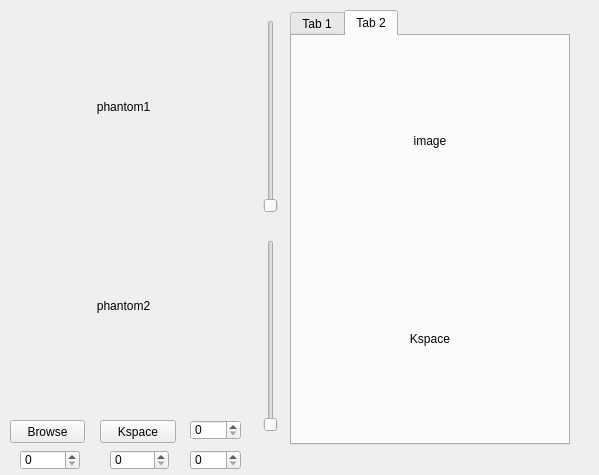
<?xml version="1.0" encoding="UTF-8"?>
<ui version="4.0">
 <class>Form</class>
 <widget class="QWidget" name="Form">
  <property name="geometry">
   <rect>
    <x>0</x>
    <y>0</y>
    <width>599</width>
    <height>475</height>
   </rect>
  </property>
  <property name="windowTitle">
   <string>Form</string>
  </property>
  <widget class="QLabel" name="phantom1">
   <property name="geometry">
    <rect>
     <x>10</x>
     <y>10</y>
     <width>227</width>
     <height>193</height>
    </rect>
   </property>
   <property name="sizePolicy">
    <sizepolicy hsizetype="Preferred" vsizetype="Preferred">
     <horstretch>0</horstretch>
     <verstretch>0</verstretch>
    </sizepolicy>
   </property>
   <property name="text">
    <string>phantom1</string>
   </property>
   <property name="scaledContents">
    <bool>true</bool>
   </property>
   <property name="alignment">
    <set>Qt::AlignCenter</set>
   </property>
  </widget>
  <widget class="QLabel" name="phantom2">
   <property name="geometry">
    <rect>
     <x>10</x>
     <y>210</y>
     <width>227</width>
     <height>192</height>
    </rect>
   </property>
   <property name="text">
    <string>phantom2</string>
   </property>
   <property name="scaledContents">
    <bool>true</bool>
   </property>
   <property name="alignment">
    <set>Qt::AlignCenter</set>
   </property>
  </widget>
  <widget class="QPushButton" name="pushButton">
   <property name="geometry">
    <rect>
     <x>10</x>
     <y>420</y>
     <width>75</width>
     <height>23</height>
    </rect>
   </property>
   <property name="text">
    <string>Browse</string>
   </property>
  </widget>
  <widget class="QPushButton" name="pushButton_2">
   <property name="geometry">
    <rect>
     <x>100</x>
     <y>420</y>
     <width>76</width>
     <height>23</height>
    </rect>
   </property>
   <property name="text">
    <string>Kspace</string>
   </property>
  </widget>
  <widget class="QSpinBox" name="spinBox_TR">
   <property name="geometry">
    <rect>
     <x>20</x>
     <y>450</y>
     <width>60</width>
     <height>20</height>
    </rect>
   </property>
   <property name="sizePolicy">
    <sizepolicy hsizetype="Minimum" vsizetype="Fixed">
     <horstretch>0</horstretch>
     <verstretch>0</verstretch>
    </sizepolicy>
   </property>
   <property name="maximum">
    <number>2000</number>
   </property>
  </widget>
  <widget class="QSpinBox" name="spinBox_TE">
   <property name="geometry">
    <rect>
     <x>110</x>
     <y>450</y>
     <width>59</width>
     <height>20</height>
    </rect>
   </property>
   <property name="maximum">
    <number>2000</number>
   </property>
  </widget>
  <widget class="QSpinBox" name="spinBox_FA">
   <property name="geometry">
    <rect>
     <x>190</x>
     <y>450</y>
     <width>51</width>
     <height>20</height>
    </rect>
   </property>
   <property name="maximum">
    <number>360</number>
   </property>
   <property name="singleStep">
    <number>10</number>
   </property>
  </widget>
  <widget class="QSpinBox" name="spinBox_time">
   <property name="geometry">
    <rect>
     <x>190</x>
     <y>420</y>
     <width>51</width>
     <height>20</height>
    </rect>
   </property>
   <property name="maximum">
    <number>1000</number>
   </property>
   <property name="singleStep">
    <number>100</number>
   </property>
  </widget>
  <widget class="QTabWidget" name="tabWidget">
   <property name="geometry">
    <rect>
     <x>290</x>
     <y>10</y>
     <width>280</width>
     <height>435</height>
    </rect>
   </property>
   <property name="currentIndex">
    <number>1</number>
   </property>
   <widget class="QWidget" name="tab">
    <attribute name="title">
     <string>Tab 1</string>
    </attribute>
    <layout class="QGridLayout" name="gridLayout">
     <item row="0" column="0">
      <widget class="PlotWidget" name="graphicsView_t1"/>
     </item>
     <item row="1" column="0">
      <widget class="PlotWidget" name="graphicsView_t2"/>
     </item>
    </layout>
   </widget>
   <widget class="QWidget" name="tab_2">
    <attribute name="title">
     <string>Tab 2</string>
    </attribute>
    <layout class="QGridLayout" name="gridLayout_2">
     <item row="0" column="0">
      <widget class="QLabel" name="phantom3">
       <property name="text">
        <string>image</string>
       </property>
       <property name="scaledContents">
        <bool>true</bool>
       </property>
       <property name="alignment">
        <set>Qt::AlignCenter</set>
       </property>
      </widget>
     </item>
     <item row="1" column="0">
      <widget class="QLabel" name="phantom4">
       <property name="text">
        <string>Kspace</string>
       </property>
       <property name="scaledContents">
        <bool>true</bool>
       </property>
       <property name="alignment">
        <set>Qt::AlignCenter</set>
       </property>
      </widget>
     </item>
    </layout>
   </widget>
  </widget>
  <widget class="QSlider" name="brightness">
   <property name="geometry">
    <rect>
     <x>260</x>
     <y>20</y>
     <width>22</width>
     <height>193</height>
    </rect>
   </property>
   <property name="minimum">
    <number>1</number>
   </property>
   <property name="maximum">
    <number>10</number>
   </property>
   <property name="orientation">
    <enum>Qt::Vertical</enum>
   </property>
  </widget>
  <widget class="QSlider" name="contrast">
   <property name="geometry">
    <rect>
     <x>260</x>
     <y>240</y>
     <width>22</width>
     <height>192</height>
    </rect>
   </property>
   <property name="maximum">
    <number>10</number>
   </property>
   <property name="orientation">
    <enum>Qt::Vertical</enum>
   </property>
  </widget>
 </widget>
 <customwidgets>
  <customwidget>
   <class>PlotWidget</class>
   <extends>QGraphicsView</extends>
   <header location="global">pyqtgraph</header>
  </customwidget>
 </customwidgets>
 <resources/>
 <connections/>
</ui>
